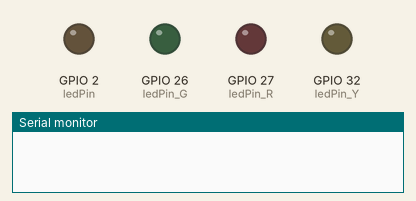
A sketch run on a simulated ESP32. On the bench: output pins drawn as LEDs (lit = HIGH), the last lines printed to the serial monitor.

Above: at 0.2 s.
At 1.7 s:
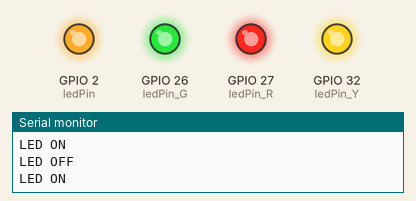
Timing chart, 0 to 3.0 s (numbered marks = the images above):
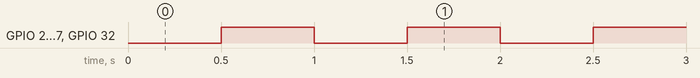

Measured:
- by itself, GPIO 2 (ledPin), GPIO 26 (ledPin_G), GPIO 27 (ledPin_R), GPIO 32 (ledPin_Y): alternates HIGH for 0.50 s and LOW for 0.50 s

The sketch:

ex02.ino
```cpp
// 定义 LED 引脚
const int ledPin    = 2;
const int ledPin_R  = 27;
const int ledPin_G  = 26;
const int ledPin_Y  = 32;

// 1Hz = 亮 500ms + 灭 500ms
const unsigned long interval = 500;

unsigned long previousMillis = 0;
bool ledState = LOW;

void setup() {
  Serial.begin(115200);

  pinMode(ledPin, OUTPUT);
  pinMode(ledPin_R, OUTPUT);
  pinMode(ledPin_G, OUTPUT);
  pinMode(ledPin_Y, OUTPUT);
}

void loop() {
  unsigned long currentMillis = millis();

  if (currentMillis - previousMillis >= interval) {
    previousMillis = currentMillis;

    ledState = !ledState;

    digitalWrite(ledPin,    ledState);
    digitalWrite(ledPin_R,  ledState);
    digitalWrite(ledPin_G,  ledState);
    digitalWrite(ledPin_Y,  ledState);

    Serial.println(ledState ? "LED ON" : "LED OFF");
  }
}
```
